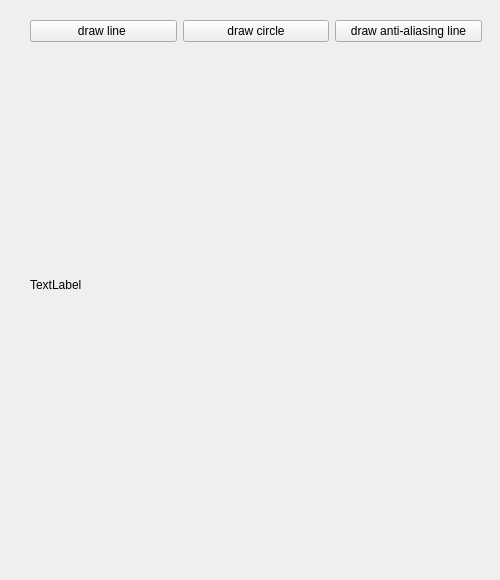
<?xml version="1.0" encoding="UTF-8"?>
<ui version="4.0">
 <class>GameForm</class>
 <widget class="QWidget" name="GameForm">
  <property name="geometry">
   <rect>
    <x>0</x>
    <y>0</y>
    <width>500</width>
    <height>580</height>
   </rect>
  </property>
  <property name="windowTitle">
   <string>Form</string>
  </property>
  <widget class="QWidget" name="verticalLayoutWidget">
   <property name="geometry">
    <rect>
     <x>30</x>
     <y>20</y>
     <width>452</width>
     <height>501</height>
    </rect>
   </property>
   <layout class="QVBoxLayout" name="verticalLayout" stretch="1,7">
    <item>
     <layout class="QHBoxLayout" name="horizontalLayout" stretch="1,1,1">
      <property name="spacing">
       <number>-1</number>
      </property>
      <property name="leftMargin">
       <number>0</number>
      </property>
      <property name="bottomMargin">
       <number>0</number>
      </property>
      <item>
       <widget class="QPushButton" name="lineButton">
        <property name="text">
         <string>draw line </string>
        </property>
       </widget>
      </item>
      <item>
       <widget class="QPushButton" name="circleButton">
        <property name="text">
         <string>draw circle</string>
        </property>
       </widget>
      </item>
      <item>
       <widget class="QPushButton" name="antiButton">
        <property name="text">
         <string>draw anti-aliasing line</string>
        </property>
       </widget>
      </item>
     </layout>
    </item>
    <item>
     <layout class="QVBoxLayout" name="pieceLayout">
      <item>
       <widget class="QLabel" name="label">
        <property name="text">
         <string>TextLabel</string>
        </property>
       </widget>
      </item>
     </layout>
    </item>
   </layout>
  </widget>
 </widget>
 <resources/>
 <connections/>
</ui>
